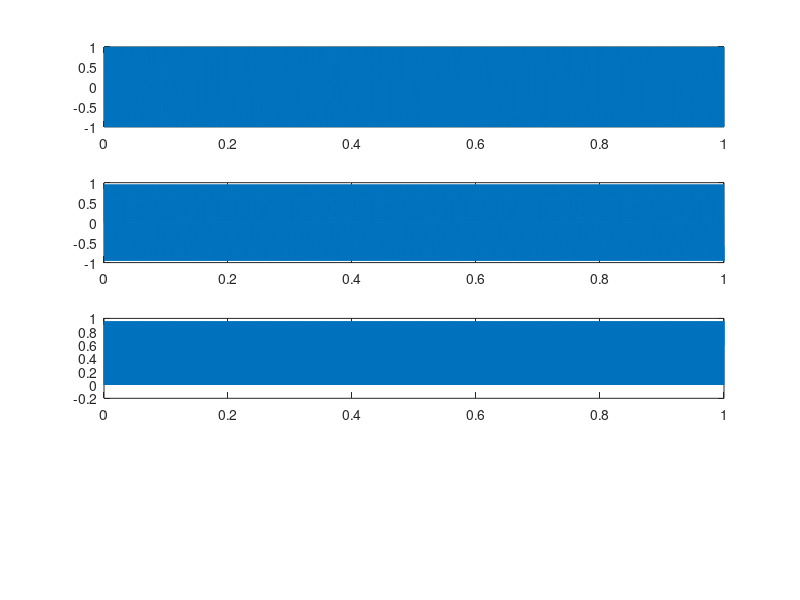

The MATLAB script that drew this image: (Note: this script raises an error after producing the figure.)
Fs=10000;
T=1/Fs;
t = 0:T:1-T;
y = square(2*pi*1000*t,50);
subplot(411);
plot(t,y);
x = sin(2*pi*1000*t);
subplot(412);
plot(t,x);
z = x.*y;
subplot(413);
plot(t,z);
d = designfilt('lowpassfir','FilterOrder',0,'CutoffFrequency',10,'SampleRate',Fs);
a = filter(d,z);
subplot(414);
plot(t,a);